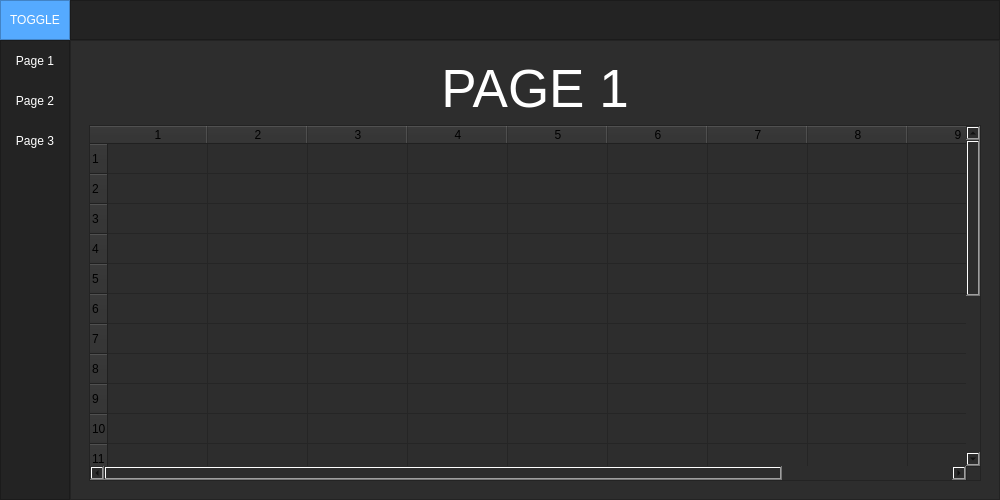
<?xml version="1.0" encoding="UTF-8"?>
<ui version="4.0">
 <class>MainWindow</class>
 <widget class="QMainWindow" name="MainWindow">
  <property name="geometry">
   <rect>
    <x>0</x>
    <y>0</y>
    <width>1000</width>
    <height>500</height>
   </rect>
  </property>
  <property name="minimumSize">
   <size>
    <width>1000</width>
    <height>500</height>
   </size>
  </property>
  <property name="windowTitle">
   <string>MainWindow</string>
  </property>
  <property name="styleSheet">
   <string notr="true">background-color: rgb(45, 45, 45);</string>
  </property>
  <widget class="QWidget" name="centralwidget">
   <layout class="QVBoxLayout" name="verticalLayout">
    <property name="spacing">
     <number>0</number>
    </property>
    <property name="leftMargin">
     <number>0</number>
    </property>
    <property name="topMargin">
     <number>0</number>
    </property>
    <property name="rightMargin">
     <number>0</number>
    </property>
    <property name="bottomMargin">
     <number>0</number>
    </property>
    <item>
     <widget class="QFrame" name="Top_Bar">
      <property name="maximumSize">
       <size>
        <width>16777215</width>
        <height>40</height>
       </size>
      </property>
      <property name="styleSheet">
       <string notr="true">background-color: rgb(35, 35, 35);</string>
      </property>
      <property name="frameShape">
       <enum>QFrame::NoFrame</enum>
      </property>
      <property name="frameShadow">
       <enum>QFrame::Raised</enum>
      </property>
      <layout class="QHBoxLayout" name="horizontalLayout">
       <property name="spacing">
        <number>0</number>
       </property>
       <property name="leftMargin">
        <number>0</number>
       </property>
       <property name="topMargin">
        <number>0</number>
       </property>
       <property name="rightMargin">
        <number>0</number>
       </property>
       <property name="bottomMargin">
        <number>0</number>
       </property>
       <item>
        <widget class="QFrame" name="frame_toggle">
         <property name="maximumSize">
          <size>
           <width>70</width>
           <height>40</height>
          </size>
         </property>
         <property name="styleSheet">
          <string notr="true">background-color: rgb(85, 170, 255);</string>
         </property>
         <property name="frameShape">
          <enum>QFrame::StyledPanel</enum>
         </property>
         <property name="frameShadow">
          <enum>QFrame::Raised</enum>
         </property>
         <layout class="QVBoxLayout" name="verticalLayout_2">
          <property name="spacing">
           <number>0</number>
          </property>
          <property name="leftMargin">
           <number>0</number>
          </property>
          <property name="topMargin">
           <number>0</number>
          </property>
          <property name="rightMargin">
           <number>0</number>
          </property>
          <property name="bottomMargin">
           <number>0</number>
          </property>
          <item>
           <widget class="QPushButton" name="Btn_Toggle">
            <property name="sizePolicy">
             <sizepolicy hsizetype="Expanding" vsizetype="Expanding">
              <horstretch>0</horstretch>
              <verstretch>0</verstretch>
             </sizepolicy>
            </property>
            <property name="styleSheet">
             <string notr="true">color: rgb(255, 255, 255);
border: 0px solid;</string>
            </property>
            <property name="text">
             <string>TOGGLE</string>
            </property>
           </widget>
          </item>
         </layout>
        </widget>
       </item>
       <item>
        <widget class="QFrame" name="frame_top">
         <property name="frameShape">
          <enum>QFrame::StyledPanel</enum>
         </property>
         <property name="frameShadow">
          <enum>QFrame::Raised</enum>
         </property>
        </widget>
       </item>
      </layout>
     </widget>
    </item>
    <item>
     <widget class="QFrame" name="Content">
      <property name="frameShape">
       <enum>QFrame::NoFrame</enum>
      </property>
      <property name="frameShadow">
       <enum>QFrame::Raised</enum>
      </property>
      <layout class="QHBoxLayout" name="horizontalLayout_2">
       <property name="spacing">
        <number>0</number>
       </property>
       <property name="leftMargin">
        <number>0</number>
       </property>
       <property name="topMargin">
        <number>0</number>
       </property>
       <property name="rightMargin">
        <number>0</number>
       </property>
       <property name="bottomMargin">
        <number>0</number>
       </property>
       <item>
        <widget class="QFrame" name="frame_left_menu">
         <property name="minimumSize">
          <size>
           <width>70</width>
           <height>0</height>
          </size>
         </property>
         <property name="maximumSize">
          <size>
           <width>70</width>
           <height>16777215</height>
          </size>
         </property>
         <property name="styleSheet">
          <string notr="true">background-color: rgb(35, 35, 35);</string>
         </property>
         <property name="frameShape">
          <enum>QFrame::StyledPanel</enum>
         </property>
         <property name="frameShadow">
          <enum>QFrame::Raised</enum>
         </property>
         <layout class="QVBoxLayout" name="verticalLayout_3">
          <property name="leftMargin">
           <number>0</number>
          </property>
          <property name="topMargin">
           <number>0</number>
          </property>
          <property name="rightMargin">
           <number>0</number>
          </property>
          <property name="bottomMargin">
           <number>0</number>
          </property>
          <item alignment="Qt::AlignTop">
           <widget class="QFrame" name="frame_top_menus">
            <property name="frameShape">
             <enum>QFrame::NoFrame</enum>
            </property>
            <property name="frameShadow">
             <enum>QFrame::Raised</enum>
            </property>
            <layout class="QVBoxLayout" name="verticalLayout_4">
             <property name="spacing">
              <number>0</number>
             </property>
             <property name="leftMargin">
              <number>0</number>
             </property>
             <property name="topMargin">
              <number>0</number>
             </property>
             <property name="rightMargin">
              <number>0</number>
             </property>
             <property name="bottomMargin">
              <number>0</number>
             </property>
             <item>
              <widget class="QPushButton" name="btn_page_1">
               <property name="minimumSize">
                <size>
                 <width>0</width>
                 <height>40</height>
                </size>
               </property>
               <property name="styleSheet">
                <string notr="true">QPushButton {
	color: rgb(255, 255, 255);
	background-color: rgb(35, 35, 35);
	border: 0px solid;
}
QPushButton:hover {
	background-color: rgb(85, 170, 255);
}</string>
               </property>
               <property name="text">
                <string>Page 1</string>
               </property>
              </widget>
             </item>
             <item>
              <widget class="QPushButton" name="btn_page_2">
               <property name="minimumSize">
                <size>
                 <width>0</width>
                 <height>40</height>
                </size>
               </property>
               <property name="styleSheet">
                <string notr="true">QPushButton {
	color: rgb(255, 255, 255);
	background-color: rgb(35, 35, 35);
	border: 0px solid;
}
QPushButton:hover {
	background-color: rgb(85, 170, 255);
}</string>
               </property>
               <property name="text">
                <string>Page 2</string>
               </property>
              </widget>
             </item>
             <item>
              <widget class="QPushButton" name="btn_page_3">
               <property name="minimumSize">
                <size>
                 <width>0</width>
                 <height>40</height>
                </size>
               </property>
               <property name="styleSheet">
                <string notr="true">QPushButton {
	color: rgb(255, 255, 255);
	background-color: rgb(35, 35, 35);
	border: 0px solid;
}
QPushButton:hover {
	background-color: rgb(85, 170, 255);
}</string>
               </property>
               <property name="text">
                <string>Page 3</string>
               </property>
              </widget>
             </item>
            </layout>
           </widget>
          </item>
         </layout>
        </widget>
       </item>
       <item>
        <widget class="QFrame" name="frame_pages">
         <property name="frameShape">
          <enum>QFrame::StyledPanel</enum>
         </property>
         <property name="frameShadow">
          <enum>QFrame::Raised</enum>
         </property>
         <layout class="QVBoxLayout" name="verticalLayout_5">
          <item>
           <widget class="QStackedWidget" name="stackedWidget">
            <property name="currentIndex">
             <number>0</number>
            </property>
            <widget class="QWidget" name="page_1">
             <layout class="QVBoxLayout" name="verticalLayout_7">
              <item>
               <widget class="QLabel" name="label_1">
                <property name="font">
                 <font>
                  <pointsize>40</pointsize>
                 </font>
                </property>
                <property name="styleSheet">
                 <string notr="true">color: #FFF;</string>
                </property>
                <property name="text">
                 <string>PAGE 1</string>
                </property>
                <property name="alignment">
                 <set>Qt::AlignCenter</set>
                </property>
               </widget>
              </item>
              <item>
               <widget class="QTableWidget" name="tableWidget">
                <property name="rowCount">
                 <number>20</number>
                </property>
                <property name="columnCount">
                 <number>10</number>
                </property>
                <row/>
                <row/>
                <row/>
                <row/>
                <row/>
                <row/>
                <row/>
                <row/>
                <row/>
                <row/>
                <row/>
                <row/>
                <row/>
                <row/>
                <row/>
                <row/>
                <row/>
                <row/>
                <row/>
                <row/>
                <column/>
                <column/>
                <column/>
                <column/>
                <column/>
                <column/>
                <column/>
                <column/>
                <column/>
                <column/>
               </widget>
              </item>
             </layout>
            </widget>
            <widget class="QWidget" name="page_2">
             <layout class="QVBoxLayout" name="verticalLayout_6">
              <item>
               <widget class="QLabel" name="label_2">
                <property name="font">
                 <font>
                  <pointsize>40</pointsize>
                 </font>
                </property>
                <property name="styleSheet">
                 <string notr="true">color: #FFF;</string>
                </property>
                <property name="text">
                 <string>PAGE 2</string>
                </property>
                <property name="alignment">
                 <set>Qt::AlignCenter</set>
                </property>
               </widget>
              </item>
             </layout>
            </widget>
            <widget class="QWidget" name="page_3">
             <layout class="QVBoxLayout" name="verticalLayout_8">
              <item>
               <widget class="QLabel" name="label">
                <property name="font">
                 <font>
                  <pointsize>40</pointsize>
                 </font>
                </property>
                <property name="styleSheet">
                 <string notr="true">color: #FFF;</string>
                </property>
                <property name="text">
                 <string>PAGE 3</string>
                </property>
                <property name="alignment">
                 <set>Qt::AlignCenter</set>
                </property>
               </widget>
              </item>
             </layout>
            </widget>
           </widget>
          </item>
         </layout>
        </widget>
       </item>
      </layout>
     </widget>
    </item>
   </layout>
  </widget>
 </widget>
 <resources/>
 <connections/>
</ui>
